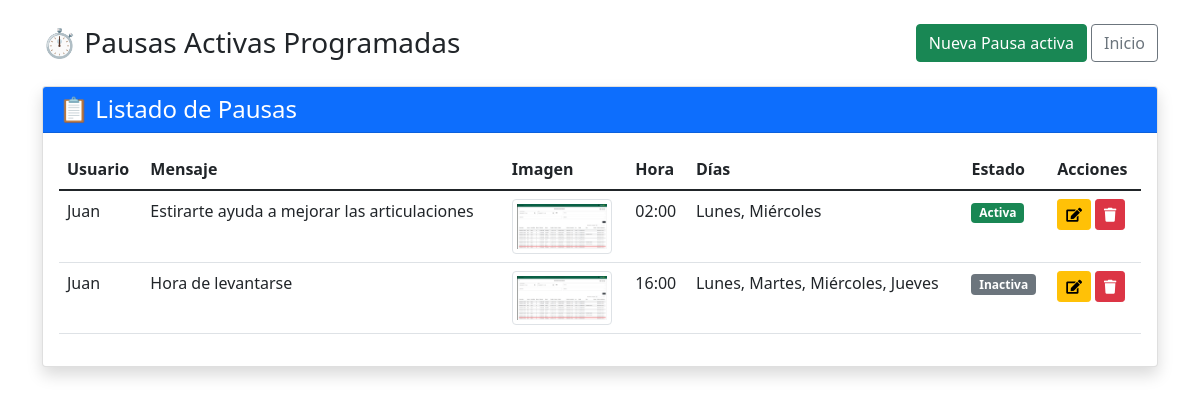
The app's page /pausas_activas, older data.
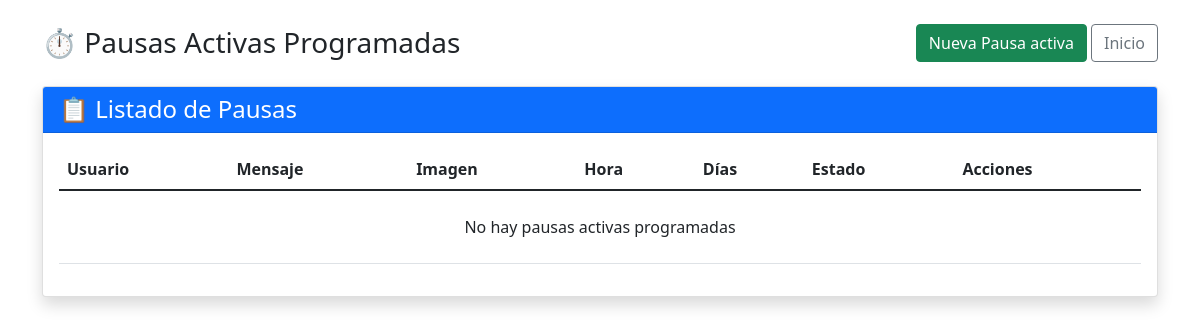
The same page, newer data.
### tables this page shows
CREATE TABLE pausas_activas(
                id INTEGER PRIMARY KEY AUTOINCREMENT,
                id_usuario INTEGER NOT NULL,
                mensaje TEXT,
                imagen TEXT,
                hora_pausa TIMESTAMP,  -- Almacenar como texto en formato HH:MM o como TIMESTAMP
                dias_semana TEXT,  -- Para especificar días de la semana (ej. "Lunes,Miércoles,Viernes")
                activa BOOLEAN DEFAULT 1,
                FOREIGN KEY (id_usuario) REFERENCES usuarios(id)
            );

CREATE TABLE usuarios (
                id INTEGER PRIMARY KEY AUTOINCREMENT,
                nombre TEXT NOT NULL,
                username TEXT UNIQUE NOT NULL,
                role INTEGER NOT NULL DEFAULT 1, 
                dni TEXT UNIQUE NOT NULL,  
                fecha_registro TIMESTAMP DEFAULT CURRENT_TIMESTAMP,
                activo BOOLEAN DEFAULT 1
            );

### routes/pausas.py (the view)
    @app.route('/pausas_activas')
    def pausas_activas_index():
        try:
            conn = get_db_connection()
            pausas = conn.execute('''
                SELECT pa.id, pa.mensaje, pa.imagen, pa.hora_pausa, pa.dias_semana, pa.activa,
                       strftime('%H:%M', pa.hora_pausa) as hora_formateada,
                       u.nombre as usuario_nombre
                FROM pausas_activas pa
                JOIN usuarios u ON pa.id_usuario = u.id
                ORDER BY pa.hora_pausa
            ''').fetchall()
            conn.close()
            return render_template('pausas_activas/index.html', pausas=pausas)
        except Exception as e:
            app.logger.error(f"Error al listar pausas activas: {str(e)}")
            flash('Error al cargar las pausas activas', 'error')
            return redirect(url_for('index'))

### database.py (called while the page is built)
def get_db_connection():
    conn = sqlite3.connect('monitoring.db')
    conn.row_factory = sqlite3.Row
    return conn

### templates/pausas_activas/index.html (shortened to what the changed rows need)
<!DOCTYPE html>
<html lang="es">
<head>
    <link href="https://cdn.jsdelivr.net/npm/bootstrap@5.1.3/dist/css/bootstrap.min.css" rel="stylesheet">
    <link href="https://cdnjs.cloudflare.com/ajax/libs/font-awesome/5.15.4/css/all.min.css" rel="stylesheet">
</head>
<body>
    <div class="container py-4">
        <div class="d-flex justify-content-between align-items-center mb-4">
            <h1 class="h3 mb-0">
                 ⏱️ Pausas Activas Programadas
            </h1>
        </div>
        <div class="card shadow">
            <div class="card-body">
                <div class="table-responsive">
                    <table class="table table-hover">
                        <thead>
                            <tr>
                                <th>Usuario</th>
                                <th>Mensaje</th>
                                <th>Imagen</th>
                                <th>Hora</th>
                                <th>Días</th>
                                <th>Estado</th>
                                <th>Acciones</th>
                            </tr>
                        </thead>
                        <tbody>
                            {% for pausa in pausas %}
                            <tr>
                                <td>{{ pausa.usuario_nombre }}</td>
                                <td>{{ pausa.mensaje }}</td>
                                <td>
                                    {% if pausa.imagen %}
                                    <img src="{{ url_for('static', filename='uploads/pausas/' + pausa.imagen) }}"
                                         class="img-thumbnail" alt="Imagen pausa">
                                    {% else %}
                                    <span class="text-muted">Sin imagen</span>
                                    {% endif %}
                                </td>
                                <td>{{ pausa.hora_formateada }}</td>
                                <td>
                                    {% if pausa.dias_semana %}
                                        {{ pausa.dias_semana.split(',')|join(', ') }}
                                    {% else %}
                                        Diario
                                    {% endif %}
                                </td>
                                <td>
                                    {% if pausa.activa %}
                                        <span class="badge bg-success">Activa</span>
                                    {% else %}
                                        <span class="badge bg-secondary">Inactiva</span>
                                    {% endif %}
                                </td>
                                <td>
                                    <a href="{{ url_for('pausas_activas_edit', id=pausa.id) }}"
                                       class="btn btn-sm btn-warning" title="Editar">
                                        <i class="fas fa-edit"></i>
                                    </a>
                                    <form method="post" action="{{ url_for('pausas_activas_delete', id=pausa.id) }}"
                                          style="display: inline;" onsubmit="return confirm('¿Eliminar esta pausa activa?')">
                                        <button type="submit" class="btn btn-sm btn-danger" title="Eliminar">
                                            <i class="fas fa-trash"></i>
                                        </button>
                                    </form>
                                </td>
                            </tr>
                            {% else %}
                            <tr>
                                <td colspan="7" class="text-center py-4">No hay pausas activas programadas</td>
                            </tr>
                            {% endfor %}
                        </tbody>
                    </table>
                </div>
            </div>
        </div>
    </div>
</body>
</html>

Row changes from the older to the newer data that the page shows:
removed pausas_activas: usuario_nombre "Juan", mensaje "Estirarte ayuda a mejorar las articulaciones", imagen (picture), hora_formateada "02:00", dias_semana.split "Lunes, Miércoles", activa "Activa"
removed pausas_activas: usuario_nombre "Juan", mensaje "Hora de levantarse", imagen (picture), hora_formateada "16:00", dias_semana.split "Lunes, Martes, Miércoles, Jueves", activa "Inactiva"
Text that changed along with them:
text now shown: "No hay pausas activas programadas"
